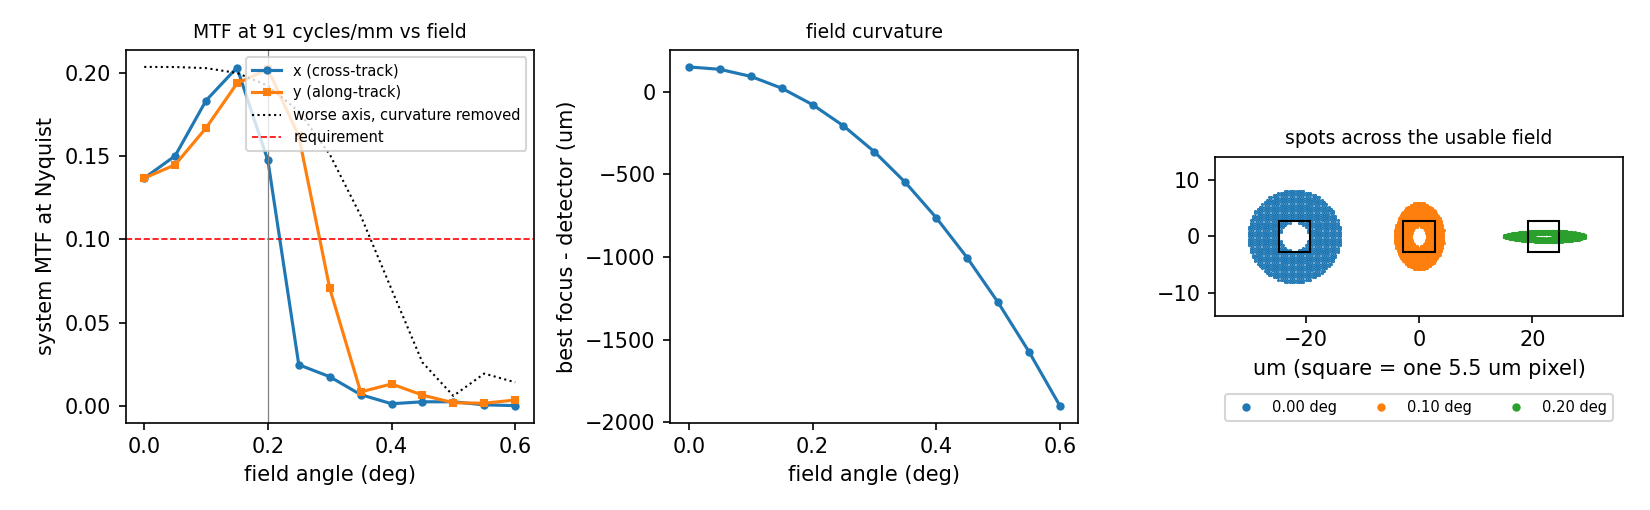

This figure's Python source:
"""Step 2: image quality across the field. For each field angle: RMS spot, Strehl ratio and the system MTF
at the detector Nyquist frequency (optics x pixel), on one flat detector placed at the focus that maximises
the worst-case MTF. The largest field meeting the MTF requirement sets the swath."""
import json
import numpy as np
import matplotlib
matplotlib.use("Agg")
import matplotlib.pyplot as plt
import requirements as R
from telescope import design, spot, rms_radius, best_focus, wavefront, psf_mtf, mtf_at, pixel_mtf, NYQ

T = design("rc")
fields = np.round(np.arange(0.0, 0.61, 0.05), 3)
pix = pixel_mtf(NYQ)

def metrics(z):
    out = []
    for fd in fields:
        nu, mx, my, strehl = psf_mtf(wavefront(T, fd, z, n=96))
        out.append(dict(field=float(fd), mtf_x=mtf_at(nu, mx, NYQ) * pix, mtf_y=mtf_at(nu, my, NYQ) * pix, strehl=float(strehl)))
    return out

def reach(rows):
    """Largest field angle up to which every field point meets the MTF requirement (-1 if the axis fails)."""
    best = -1.0
    for r in rows:
        if min(r["mtf_x"], r["mtf_y"]) < R.MTF_NYQUIST_MIN:
            break
        best = r["field"]
    return best

# place the flat detector where the usable field is widest (ties: the higher worst-case MTF)
zs = T["b"] + np.linspace(-0.4e-3, 0.1e-3, 11)
cands = []
for z in zs:
    m = metrics(z); f = reach(m)
    cands.append((f, min(min(r["mtf_x"], r["mtf_y"]) for r in m if r["field"] <= max(f, 0)), z, m))
max_field, _, z0, rows = max(cands, key=lambda c: (c[0], c[1]))
z0 = float(z0)
for r, fd in zip(rows, fields):
    r["rms_spot_um"] = float(rms_radius(spot(T, fd, z0)) * 1e6)
    r["best_focus_shift_um"] = float((best_focus(T, fd) - z0) * 1e6)
swath_km = 2 * R.ALTITUDE_M * np.tan(np.deg2rad(max_field)) / 1e3
assert max_field > 0, "requirement not met even on axis"

# upper bound: if a field flattener (or a curved detector) removed the field curvature, each field would be
# imaged at its own best focus; this is the wavefront with defocus removed
flat_rows = []
for fd in fields:
    nu, mx, my, strehl = psf_mtf(wavefront(T, fd, T["b"], n=96, remove_defocus=True))
    flat_rows.append(dict(field=float(fd), mtf_x=mtf_at(nu, mx, NYQ) * pix, mtf_y=mtf_at(nu, my, NYQ) * pix))
max_field_flat = reach(flat_rows)
swath_flat_km = 2 * R.ALTITUDE_M * np.tan(np.deg2rad(max_field_flat)) / 1e3

print(f"detector placed {1e6*(z0 - T['b']):+.0f} um from the paraxial focus; pixel MTF at Nyquist {pix:.3f}")
print(f"{'field':>6} {'RMS spot':>9} {'Strehl':>7} {'MTF x':>6} {'MTF y':>6} {'best focus':>11}")
for r in rows:
    print(f"{r['field']:5.2f}d {r['rms_spot_um']:8.2f}u {r['strehl']:7.3f} {r['mtf_x']:6.3f} {r['mtf_y']:6.3f} {r['best_focus_shift_um']:+9.0f}um")
print(f"flat detector: MTF at Nyquist >= {R.MTF_NYQUIST_MIN} out to {max_field:.2f} deg -> swath {swath_km:.1f} km at {R.ALTITUDE_M/1e3:.0f} km")
print(f"field curvature removed (upper bound with a field flattener): out to {max_field_flat:.2f} deg -> swath {swath_flat_km:.1f} km")
json.dump(dict(rows=rows, detector_offset_um=1e6 * (z0 - T["b"]), pixel_mtf=pix, max_field_deg=max_field, swath_km=swath_km,
               max_field_flattened_deg=max_field_flat, swath_flattened_km=swath_flat_km, flattened=flat_rows),
          open("results_performance.json", "w"), indent=1)

fig, ax = plt.subplots(1, 3, figsize=(11, 3.4))
f = [r["field"] for r in rows]
ax[0].plot(f, [r["mtf_x"] for r in rows], "o-", ms=3, label="x (cross-track)")
ax[0].plot(f, [r["mtf_y"] for r in rows], "s-", ms=3, label="y (along-track)")
ax[0].plot(f, [min(r["mtf_x"], r["mtf_y"]) for r in flat_rows], ":", color="k", lw=1, label="worse axis, curvature removed")
ax[0].axhline(R.MTF_NYQUIST_MIN, color="r", lw=0.8, ls="--", label="requirement")
ax[0].axvline(max_field, color="gray", lw=0.6)
ax[0].set(xlabel="field angle (deg)", ylabel="system MTF at Nyquist", title="MTF at 91 cycles/mm vs field"); ax[0].legend(fontsize=7, loc="upper right")
ax[1].plot(f, [r["best_focus_shift_um"] for r in rows], "o-", ms=3)
ax[1].set(xlabel="field angle (deg)", ylabel="best focus - detector (um)", title="field curvature")
for k, fd in enumerate([0.0, max_field / 2, max_field]):
    Q = spot(T, fd, z0) * 1e6; Q -= Q.mean(0)
    xc = (k - 1) * 22
    ax[2].plot(Q[:, 0] + xc, Q[:, 1], ".", ms=1, label=f"{fd:.2f} deg")
    ax[2].add_patch(plt.Rectangle((xc - 2.75, -2.75), 5.5, 5.5, fill=False, lw=1.0, zorder=5))
ax[2].set_aspect("equal"); ax[2].set_xlim(-36, 36); ax[2].set_ylim(-14, 14)
ax[2].set(xlabel="um (square = one 5.5 um pixel)", title="spots across the usable field"); ax[2].legend(fontsize=7, loc="upper center", ncol=3, bbox_to_anchor=(0.5, -0.45), markerscale=6)
for a in ax: a.title.set_fontsize(9)
fig.tight_layout(); fig.savefig("performance.png", dpi=150)
